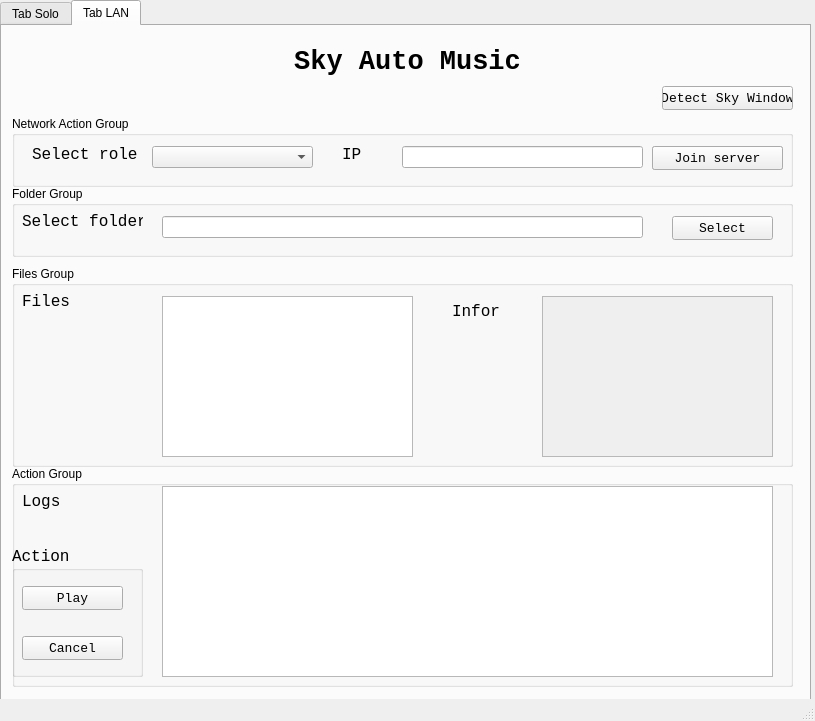
<?xml version="1.0" encoding="UTF-8"?>
<ui version="4.0">
 <class>MainWindow</class>
 <widget class="QMainWindow" name="MainWindow">
  <property name="geometry">
   <rect>
    <x>0</x>
    <y>0</y>
    <width>815</width>
    <height>721</height>
   </rect>
  </property>
  <property name="windowTitle">
   <string>SkyAutoMusic</string>
  </property>
  <widget class="QWidget" name="centralwidget">
   <widget class="QTabWidget" name="tabWidget">
    <property name="geometry">
     <rect>
      <x>0</x>
      <y>0</y>
      <width>811</width>
      <height>701</height>
     </rect>
    </property>
    <property name="currentIndex">
     <number>1</number>
    </property>
    <widget class="QWidget" name="tabSolo">
     <attribute name="title">
      <string>Tab Solo</string>
     </attribute>
     <widget class="QPushButton" name="pushButtonDetectWindow">
      <property name="geometry">
       <rect>
        <x>650</x>
        <y>80</y>
        <width>131</width>
        <height>24</height>
       </rect>
      </property>
      <property name="font">
       <font>
        <family>Consolas</family>
        <pointsize>10</pointsize>
       </font>
      </property>
      <property name="text">
       <string>Detect Sky Window</string>
      </property>
     </widget>
     <widget class="QLabel" name="label">
      <property name="geometry">
       <rect>
        <x>280</x>
        <y>10</y>
        <width>251</width>
        <height>51</height>
       </rect>
      </property>
      <property name="font">
       <font>
        <family>Consolas</family>
        <pointsize>20</pointsize>
        <bold>true</bold>
       </font>
      </property>
      <property name="text">
       <string>Sky Auto Music</string>
      </property>
      <property name="alignment">
       <set>Qt::AlignmentFlag::AlignCenter</set>
      </property>
     </widget>
     <widget class="QGroupBox" name="groupBox">
      <property name="geometry">
       <rect>
        <x>10</x>
        <y>120</y>
        <width>781</width>
        <height>71</height>
       </rect>
      </property>
      <property name="title">
       <string>Folder Group</string>
      </property>
      <widget class="QPushButton" name="pushButtonSelectFolder">
       <property name="geometry">
        <rect>
         <x>660</x>
         <y>30</y>
         <width>101</width>
         <height>24</height>
        </rect>
       </property>
       <property name="font">
        <font>
         <family>Consolas</family>
         <pointsize>10</pointsize>
        </font>
       </property>
       <property name="text">
        <string>Select</string>
       </property>
      </widget>
      <widget class="QLineEdit" name="lineEditFolder">
       <property name="geometry">
        <rect>
         <x>150</x>
         <y>30</y>
         <width>481</width>
         <height>22</height>
        </rect>
       </property>
      </widget>
      <widget class="QLabel" name="label_2">
       <property name="geometry">
        <rect>
         <x>10</x>
         <y>20</y>
         <width>121</width>
         <height>31</height>
        </rect>
       </property>
       <property name="font">
        <font>
         <family>Consolas</family>
         <pointsize>12</pointsize>
        </font>
       </property>
       <property name="text">
        <string>Select folder</string>
       </property>
      </widget>
     </widget>
     <widget class="QGroupBox" name="groupBox_2">
      <property name="geometry">
       <rect>
        <x>10</x>
        <y>190</y>
        <width>781</width>
        <height>241</height>
       </rect>
      </property>
      <property name="title">
       <string>Files Group</string>
      </property>
      <widget class="QLabel" name="label_5">
       <property name="geometry">
        <rect>
         <x>440</x>
         <y>30</y>
         <width>71</width>
         <height>31</height>
        </rect>
       </property>
       <property name="font">
        <font>
         <family>Consolas</family>
         <pointsize>12</pointsize>
        </font>
       </property>
       <property name="text">
        <string>Infor</string>
       </property>
      </widget>
      <widget class="QListWidget" name="listWidgetFiles">
       <property name="geometry">
        <rect>
         <x>150</x>
         <y>30</y>
         <width>251</width>
         <height>191</height>
        </rect>
       </property>
      </widget>
      <widget class="QPlainTextEdit" name="plainTextInfor">
       <property name="enabled">
        <bool>false</bool>
       </property>
       <property name="geometry">
        <rect>
         <x>530</x>
         <y>30</y>
         <width>231</width>
         <height>191</height>
        </rect>
       </property>
       <property name="readOnly">
        <bool>true</bool>
       </property>
      </widget>
      <widget class="QLabel" name="label_3">
       <property name="geometry">
        <rect>
         <x>10</x>
         <y>20</y>
         <width>121</width>
         <height>31</height>
        </rect>
       </property>
       <property name="font">
        <font>
         <family>Consolas</family>
         <pointsize>12</pointsize>
        </font>
       </property>
       <property name="text">
        <string>Files</string>
       </property>
      </widget>
     </widget>
     <widget class="QGroupBox" name="groupBox_4">
      <property name="geometry">
       <rect>
        <x>10</x>
        <y>440</y>
        <width>781</width>
        <height>221</height>
       </rect>
      </property>
      <property name="title">
       <string>Action Group</string>
      </property>
      <widget class="QLabel" name="label_4">
       <property name="geometry">
        <rect>
         <x>10</x>
         <y>20</y>
         <width>121</width>
         <height>31</height>
        </rect>
       </property>
       <property name="font">
        <font>
         <family>Consolas</family>
         <pointsize>12</pointsize>
        </font>
       </property>
       <property name="text">
        <string>Logs</string>
       </property>
      </widget>
      <widget class="QGroupBox" name="groupBox_3">
       <property name="geometry">
        <rect>
         <x>0</x>
         <y>80</y>
         <width>131</width>
         <height>131</height>
        </rect>
       </property>
       <property name="font">
        <font>
         <family>Consolas</family>
         <pointsize>12</pointsize>
        </font>
       </property>
       <property name="title">
        <string>Action</string>
       </property>
       <widget class="QPushButton" name="pushButtonPlay">
        <property name="geometry">
         <rect>
          <x>10</x>
          <y>40</y>
          <width>101</width>
          <height>24</height>
         </rect>
        </property>
        <property name="font">
         <font>
          <family>Consolas</family>
          <pointsize>10</pointsize>
         </font>
        </property>
        <property name="text">
         <string>Play</string>
        </property>
       </widget>
       <widget class="QPushButton" name="pushButtonCancel">
        <property name="geometry">
         <rect>
          <x>10</x>
          <y>90</y>
          <width>101</width>
          <height>24</height>
         </rect>
        </property>
        <property name="font">
         <font>
          <family>Consolas</family>
          <pointsize>10</pointsize>
         </font>
        </property>
        <property name="text">
         <string>Cancel</string>
        </property>
       </widget>
      </widget>
      <widget class="QPlainTextEdit" name="plainTextEditLogs">
       <property name="geometry">
        <rect>
         <x>150</x>
         <y>20</y>
         <width>611</width>
         <height>191</height>
        </rect>
       </property>
      </widget>
     </widget>
    </widget>
    <widget class="QWidget" name="tabLan">
     <attribute name="title">
      <string>Tab LAN</string>
     </attribute>
     <widget class="QLabel" name="label_6">
      <property name="geometry">
       <rect>
        <x>280</x>
        <y>10</y>
        <width>251</width>
        <height>51</height>
       </rect>
      </property>
      <property name="font">
       <font>
        <family>Consolas</family>
        <pointsize>20</pointsize>
        <bold>true</bold>
       </font>
      </property>
      <property name="text">
       <string>Sky Auto Music</string>
      </property>
      <property name="alignment">
       <set>Qt::AlignmentFlag::AlignCenter</set>
      </property>
     </widget>
     <widget class="QPushButton" name="pushButtonDetectWindow_2">
      <property name="geometry">
       <rect>
        <x>660</x>
        <y>60</y>
        <width>131</width>
        <height>24</height>
       </rect>
      </property>
      <property name="font">
       <font>
        <family>Consolas</family>
        <pointsize>10</pointsize>
       </font>
      </property>
      <property name="text">
       <string>Detect Sky Window</string>
      </property>
     </widget>
     <widget class="QGroupBox" name="groupBox_5">
      <property name="geometry">
       <rect>
        <x>10</x>
        <y>160</y>
        <width>781</width>
        <height>71</height>
       </rect>
      </property>
      <property name="title">
       <string>Folder Group</string>
      </property>
      <widget class="QPushButton" name="pushButtonSelectFolder_2">
       <property name="geometry">
        <rect>
         <x>660</x>
         <y>30</y>
         <width>101</width>
         <height>24</height>
        </rect>
       </property>
       <property name="font">
        <font>
         <family>Consolas</family>
         <pointsize>10</pointsize>
        </font>
       </property>
       <property name="text">
        <string>Select</string>
       </property>
      </widget>
      <widget class="QLineEdit" name="lineEditFolder_2">
       <property name="geometry">
        <rect>
         <x>150</x>
         <y>30</y>
         <width>481</width>
         <height>22</height>
        </rect>
       </property>
      </widget>
      <widget class="QLabel" name="label_10">
       <property name="geometry">
        <rect>
         <x>10</x>
         <y>20</y>
         <width>121</width>
         <height>31</height>
        </rect>
       </property>
       <property name="font">
        <font>
         <family>Consolas</family>
         <pointsize>12</pointsize>
        </font>
       </property>
       <property name="text">
        <string>Select folder</string>
       </property>
      </widget>
     </widget>
     <widget class="QGroupBox" name="groupBox_6">
      <property name="geometry">
       <rect>
        <x>10</x>
        <y>90</y>
        <width>781</width>
        <height>71</height>
       </rect>
      </property>
      <property name="title">
       <string>Network Action Group</string>
      </property>
      <widget class="QLabel" name="label_7">
       <property name="geometry">
        <rect>
         <x>20</x>
         <y>30</y>
         <width>111</width>
         <height>16</height>
        </rect>
       </property>
       <property name="font">
        <font>
         <family>Consolas</family>
         <pointsize>12</pointsize>
        </font>
       </property>
       <property name="text">
        <string>Select role</string>
       </property>
      </widget>
      <widget class="QComboBox" name="comboBoxRole">
       <property name="geometry">
        <rect>
         <x>140</x>
         <y>30</y>
         <width>161</width>
         <height>22</height>
        </rect>
       </property>
      </widget>
      <widget class="QPushButton" name="pushButtonCreateServer">
       <property name="geometry">
        <rect>
         <x>640</x>
         <y>30</y>
         <width>131</width>
         <height>24</height>
        </rect>
       </property>
       <property name="font">
        <font>
         <family>Consolas</family>
         <pointsize>10</pointsize>
        </font>
       </property>
       <property name="text">
        <string>Create server</string>
       </property>
      </widget>
      <widget class="QLabel" name="label_8">
       <property name="geometry">
        <rect>
         <x>330</x>
         <y>30</y>
         <width>49</width>
         <height>16</height>
        </rect>
       </property>
       <property name="font">
        <font>
         <family>Consolas</family>
         <pointsize>12</pointsize>
        </font>
       </property>
       <property name="text">
        <string>IP</string>
       </property>
      </widget>
      <widget class="QLineEdit" name="lineEditIP">
       <property name="geometry">
        <rect>
         <x>390</x>
         <y>30</y>
         <width>241</width>
         <height>22</height>
        </rect>
       </property>
      </widget>
      <widget class="QPushButton" name="pushButtonJoinServer">
       <property name="geometry">
        <rect>
         <x>640</x>
         <y>30</y>
         <width>131</width>
         <height>24</height>
        </rect>
       </property>
       <property name="font">
        <font>
         <family>Consolas</family>
         <pointsize>10</pointsize>
        </font>
       </property>
       <property name="text">
        <string>Join server</string>
       </property>
      </widget>
     </widget>
     <widget class="QGroupBox" name="groupBox_7">
      <property name="geometry">
       <rect>
        <x>10</x>
        <y>240</y>
        <width>781</width>
        <height>201</height>
       </rect>
      </property>
      <property name="title">
       <string>Files Group</string>
      </property>
      <widget class="QLabel" name="label_11">
       <property name="geometry">
        <rect>
         <x>440</x>
         <y>30</y>
         <width>71</width>
         <height>31</height>
        </rect>
       </property>
       <property name="font">
        <font>
         <family>Consolas</family>
         <pointsize>12</pointsize>
        </font>
       </property>
       <property name="text">
        <string>Infor</string>
       </property>
      </widget>
      <widget class="QListWidget" name="listWidgetFiles_2">
       <property name="geometry">
        <rect>
         <x>150</x>
         <y>30</y>
         <width>251</width>
         <height>161</height>
        </rect>
       </property>
      </widget>
      <widget class="QPlainTextEdit" name="plainTextInfor_2">
       <property name="enabled">
        <bool>false</bool>
       </property>
       <property name="geometry">
        <rect>
         <x>530</x>
         <y>30</y>
         <width>231</width>
         <height>161</height>
        </rect>
       </property>
       <property name="readOnly">
        <bool>true</bool>
       </property>
      </widget>
      <widget class="QLabel" name="label_12">
       <property name="geometry">
        <rect>
         <x>10</x>
         <y>20</y>
         <width>121</width>
         <height>31</height>
        </rect>
       </property>
       <property name="font">
        <font>
         <family>Consolas</family>
         <pointsize>12</pointsize>
        </font>
       </property>
       <property name="text">
        <string>Files</string>
       </property>
      </widget>
     </widget>
     <widget class="QGroupBox" name="groupBox_8">
      <property name="geometry">
       <rect>
        <x>10</x>
        <y>440</y>
        <width>781</width>
        <height>221</height>
       </rect>
      </property>
      <property name="title">
       <string>Action Group</string>
      </property>
      <widget class="QLabel" name="label_13">
       <property name="geometry">
        <rect>
         <x>10</x>
         <y>20</y>
         <width>121</width>
         <height>31</height>
        </rect>
       </property>
       <property name="font">
        <font>
         <family>Consolas</family>
         <pointsize>12</pointsize>
        </font>
       </property>
       <property name="text">
        <string>Logs</string>
       </property>
      </widget>
      <widget class="QGroupBox" name="groupBox_9">
       <property name="geometry">
        <rect>
         <x>0</x>
         <y>80</y>
         <width>131</width>
         <height>131</height>
        </rect>
       </property>
       <property name="font">
        <font>
         <family>Consolas</family>
         <pointsize>12</pointsize>
        </font>
       </property>
       <property name="title">
        <string>Action</string>
       </property>
       <widget class="QPushButton" name="pushButtonPlay_2">
        <property name="geometry">
         <rect>
          <x>10</x>
          <y>40</y>
          <width>101</width>
          <height>24</height>
         </rect>
        </property>
        <property name="font">
         <font>
          <family>Consolas</family>
          <pointsize>10</pointsize>
         </font>
        </property>
        <property name="text">
         <string>Play</string>
        </property>
       </widget>
       <widget class="QPushButton" name="pushButtonCancel_2">
        <property name="geometry">
         <rect>
          <x>10</x>
          <y>90</y>
          <width>101</width>
          <height>24</height>
         </rect>
        </property>
        <property name="font">
         <font>
          <family>Consolas</family>
          <pointsize>10</pointsize>
         </font>
        </property>
        <property name="text">
         <string>Cancel</string>
        </property>
       </widget>
      </widget>
      <widget class="QPlainTextEdit" name="plainTextEditLogs_2">
       <property name="geometry">
        <rect>
         <x>150</x>
         <y>20</y>
         <width>611</width>
         <height>191</height>
        </rect>
       </property>
      </widget>
     </widget>
    </widget>
   </widget>
  </widget>
  <widget class="QStatusBar" name="statusbar"/>
 </widget>
 <resources/>
 <connections/>
</ui>
